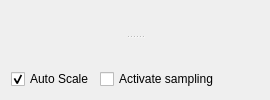
        <widget class="QWidget" name="tab_6">
         <attribute name="title">
          <string>Realtime plot</string>
         </attribute>
         <layout class="QVBoxLayout" name="verticalLayout_17">
          <item>
           <widget class="QSplitter" name="splitter_3">
            <property name="orientation">
             <enum>Qt::Vertical</enum>
            </property>
            <widget class="QCustomPlot" name="realtimePlotRest" native="true"/>
            <widget class="QCustomPlot" name="realtimePlotTemperature" native="true">
             <property name="sizePolicy">
              <sizepolicy hsizetype="Preferred" vsizetype="Preferred">
               <horstretch>0</horstretch>
               <verstretch>0</verstretch>
              </sizepolicy>
             </property>
            </widget>
           </widget>
          </item>
          <item>
           <layout class="QHBoxLayout" name="horizontalLayout_16">
            <item>
             <widget class="QCheckBox" name="realtimeAutoScaleBox">
              <property name="text">
               <string>Auto Scale</string>
              </property>
              <property name="checked">
               <bool>true</bool>
              </property>
             </widget>
            </item>
            <item>
             <widget class="QCheckBox" name="realtimeActivateBox">
              <property name="text">
               <string>Activate sampling</string>
              </property>
              <property name="tristate">
               <bool>false</bool>
              </property>
             </widget>
            </item>
            <item>
             <spacer name="horizontalSpacer_7">
              <property name="orientation">
               <enum>Qt::Horizontal</enum>
              </property>
              <property name="sizeHint" stdset="0">
               <size>
                <width>40</width>
                <height>20</height>
               </size>
              </property>
             </spacer>
            </item>
           </layout>
          </item>
         </layout>
        </widget>
